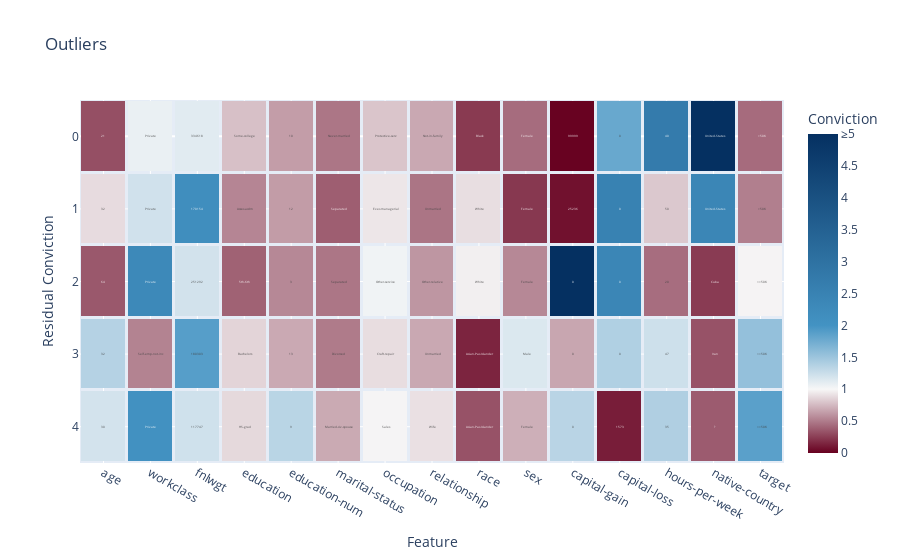

The cell this chart's notebook holds for it:
### Code cell
plot_anomalies(outliers, local_case_feature_residual_convictions, title="Outliers", yaxis_title="Residual Conviction")

### Figure 1 — Plotly figure (JSON) as saved in the notebook; plotly's stock layout.template omitted (floating-point values rounded to 4 significant figures)
{"data": [{"coloraxis": "coloraxis", "hovertemplate": "Conviction=%{z}", "name": "Outliers", "text": [["21", " Private", "334618", " Some-college", "10", " Never-married", " Protective-serv", " Not-in-family", " Black", " Female", "99999", "0", "40", " United-States", " >50K", "0.07486373508478321", "386", "e2137036-b16c-4ec0-9a89-55717650f6ef", "182.08451429211277", "outlier"], ["32", " Private", "170154", " Assoc-acdm", "12", " Separated", " Exec-managerial", " Unmarried", " White", " Female", "25236", "0", "50", " United-States", " >50K", "0.14230616709386168", "338", "e2137036-b16c-4ec0-9a89-55717650f6ef", "119.65049057813724", "outlier"], ["64", " Private", "251292", " 5th-6th", "3", " Separated", " Other-service", " Other-relative", " White", " Female", "0", "0", "20", " Cuba", " <=50K", "0.17424328135895642", "969", "e2137036-b16c-4ec0-9a89-55717650f6ef", "106.1401990226011", "outlier"], ["32", " Self-emp-not-inc", "180303", " Bachelors", "13", " Divorced", " Craft-repair", " Unmarried", " Asian-Pac-Islander", " Male", "0", "0", "47", " Iran", " <=50K", "0.19413559644822803", "793", "e2137036-b16c-4ec0-9a89-55717650f6ef", "99.81490752791365", "outlier"], ["30", " Private", "117747", " HS-grad", "9", " Married-civ-spouse", " Sales", " Wife", " Asian-Pac-Islander", " Female", "0", "1573", "35", " ?", " <=50K", "0.201692935184198", "491", "e2137036-b16c-4ec0-9a89-55717650f6ef", "97.71294496942626", "outlier"]], "texttemplate": "%{text}", "type": "heatmap", "x": ["age", "workclass", "fnlwgt", "education", "education-num", "marital-status", "occupation", "relationship", "race", "sex", "capital-gain", "capital-loss", "hours-per-week", "native-country", "target"], "xgap": 3, "y": [0, 1, 2, 3, 4], "ygap": 3, "z": [[0.3209, 1.072, 1.125, 0.7782, 0.6361, 0.4774, 0.7958, 0.6795, 0.2337, 0.4387, 0.007189, 1.793, 2.718, 8.841, 0.4346], [0.8877, 1.219, 2.167, 0.5403, 0.6306, 0.381, 0.9302, 0.4726, 0.8975, 0.225, 0.069, 2.52, 0.8086, 2.394, 0.5139], [0.3567, 2.303, 1.207, 0.3951, 0.5504, 0.4785, 1.038, 0.6069, 0.9675, 0.5508, 6.175, 2.386, 0.4424, 0.2389, 0.9855], [1.366, 0.5293, 1.892, 0.8582, 0.686, 0.4971, 0.8938, 0.682, 0.1474, 1.155, 0.6719, 1.393, 1.233, 0.3338, 1.548], [1.201, 2.056, 1.221, 0.8765, 1.343, 0.6867, 0.9888, 0.907, 0.3332, 0.7076, 1.347, 0.1194, 1.395, 0.3694, 1.873]]}], "layout": {"coloraxis": {"cmax": 5, "cmin": 0, "colorbar": {"ticktext": ["0", "0.5", "1", "1.5", "2", "2.5", "3", "3.5", "4", "4.5", "≥5"], "tickvals": [0, 0.5, 1, 1.5, 2, 2.5, 3, 3.5, 4, 4.5, 5], "title": {"text": "Conviction"}}, "colorscale": [[0, "rgb(103,0,31)"], [0.2, "rgb(247, 247, 247)"], [0.4, "rgb(67,147,195)"], [1, "rgb(5,48,97)"]]}, "title": {"text": "Outliers"}, "xaxis": {"anchor": "y", "domain": [0, 1], "title": {"text": "Feature"}}, "yaxis": {"anchor": "x", "autorange": "reversed", "domain": [0, 1], "title": {"text": "Residual Conviction"}}}}
